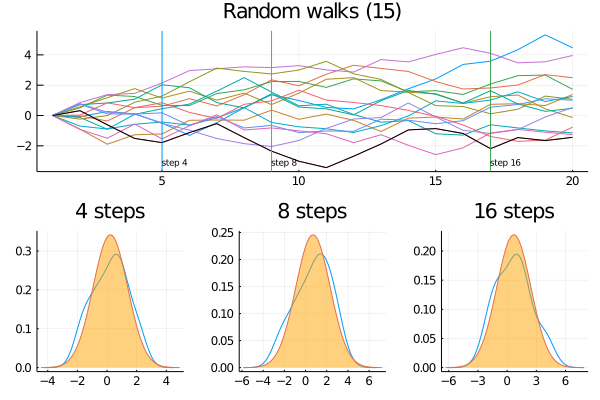

The Julia source for this figure:
# Clip-04-01-06s.jl

using DrWatson
@quickactivate "StatisticalRethinkingStan"
using StatisticalRethinking

# ### snippet 4.1

noofsteps = 20;
noofwalks = 15;
pos = Array{Float64, 2}(rand(Uniform(-1, 1), noofsteps, noofwalks));
pos[1, :] = zeros(noofwalks);
csum = cumsum(pos, dims=1);

f = Plots.font("DejaVu Sans", 6)
mx = minimum(csum) * 0.9

# Plot and annotate the random walks

p1 = plot(csum, leg=false, title="Random walks ($(noofwalks))")
plot!(p1, csum[:, Int(floor(noofwalks/2))], leg=false, title="Random walks ($(noofwalks))", color=:black)
plot!(p1, [5], seriestype="vline")
annotate!(5, mx, text("step 4", f, :left))
plot!(p1, [9], seriestype="vline")
annotate!(9, mx, text("step 8", f, :left))
plot!(p1, [17], seriestype="vline")
annotate!(17, mx, text("step 16", f, :left))

# Generate 3 plots of densities at 3 different step numbers (4, 8 and 16)

p2 = Vector{Plots.Plot{Plots.GRBackend}}(undef, 3);
plt = 1
for step in [4, 8, 16]
  indx = step + 1 # We aadded the first line of zeros
  global plt
  global fitl = fit_mle(Normal, csum[indx, :])
  lx = (fitl.μ-4*fitl.σ):0.01:(fitl.μ+4*fitl.σ)
  p2[plt] = density(csum[indx, :], legend=false, title="$(step) steps")
  plot!( p2[plt], lx, pdf.(Normal( fitl.μ , fitl.σ ) , lx ), fill=(0, .5,:orange))
  plt += 1
end
p3 = plot(p2..., layout=(1, 3))
plot(p1, p3, layout=(2,1))
savefig(plotsdir("04", "Fig4.2s.png"))
